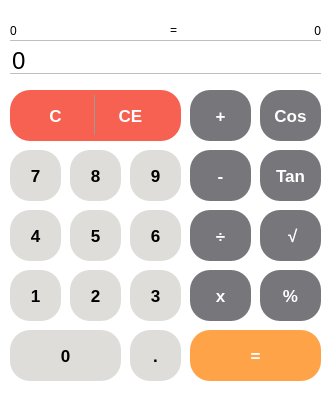
<?xml version="1.0" encoding="UTF-8"?>
<ui version="4.0">
 <class>MainWindow</class>
 <widget class="QMainWindow" name="MainWindow">
  <property name="windowModality">
   <enum>Qt::WindowModal</enum>
  </property>
  <property name="geometry">
   <rect>
    <x>0</x>
    <y>0</y>
    <width>336</width>
    <height>409</height>
   </rect>
  </property>
  <property name="sizePolicy">
   <sizepolicy hsizetype="Ignored" vsizetype="Ignored">
    <horstretch>0</horstretch>
    <verstretch>0</verstretch>
   </sizepolicy>
  </property>
  <property name="maximumSize">
   <size>
    <width>10000</width>
    <height>10000</height>
   </size>
  </property>
  <property name="windowTitle">
   <string>Calculator</string>
  </property>
  <property name="windowIcon">
   <iconset>
    <normaloff>:/icons/org.gnome.Calculator.svg</normaloff>:/icons/org.gnome.Calculator.svg</iconset>
  </property>
  <property name="styleSheet">
   <string notr="true">background-color: rgb(255, 255, 255);</string>
  </property>
  <widget class="QWidget" name="centralwidget">
   <widget class="QPushButton" name="boton_del">
    <property name="geometry">
     <rect>
      <x>10</x>
      <y>90</y>
      <width>91</width>
      <height>51</height>
     </rect>
    </property>
    <property name="font">
     <font>
      <family>Ubuntu</family>
      <pointsize>13</pointsize>
      <weight>63</weight>
      <italic>false</italic>
      <bold>true</bold>
     </font>
    </property>
    <property name="cursor">
     <cursorShape>PointingHandCursor</cursorShape>
    </property>
    <property name="toolTip">
     <string>Button[clear]</string>
    </property>
    <property name="styleSheet">
     <string notr="true">QPushButton{
	font: 500 13pt &quot;Ubuntu&quot;;
	background-color: rgb(246, 97, 81);
	color: rgb(255, 255, 255);
border-radius:20px;
}

QPushButton:hover{
	background-color: rgb(237, 51, 59);
}

QPushBotton:pressed{

	
	color: rgb(27, 0, 0);
}</string>
    </property>
    <property name="text">
     <string>C</string>
    </property>
    <property name="shortcut">
     <string>Backspace</string>
    </property>
   </widget>
   <widget class="QPushButton" name="boton_ce">
    <property name="geometry">
     <rect>
      <x>80</x>
      <y>90</y>
      <width>101</width>
      <height>51</height>
     </rect>
    </property>
    <property name="font">
     <font>
      <family>Ubuntu</family>
      <pointsize>13</pointsize>
      <weight>63</weight>
      <italic>false</italic>
      <bold>true</bold>
     </font>
    </property>
    <property name="cursor">
     <cursorShape>PointingHandCursor</cursorShape>
    </property>
    <property name="toolTip">
     <string>Button[clear all]</string>
    </property>
    <property name="styleSheet">
     <string notr="true">QPushButton{
	font: 500 13pt &quot;Ubuntu&quot;;
	background-color: rgb(246, 97, 81);
	color: rgb(255, 255, 255);
border-radius:20px;
}

QPushButton:hover{
	background-color: rgb(237, 51, 59);
}

QPushBotton:pressed{

	
	color: rgb(27, 0, 0);
}</string>
    </property>
    <property name="text">
     <string>CE</string>
    </property>
    <property name="shortcut">
     <string>Ctrl+Shift+Backspace</string>
    </property>
   </widget>
   <widget class="QPushButton" name="boton_plusMinus">
    <property name="geometry">
     <rect>
      <x>260</x>
      <y>150</y>
      <width>61</width>
      <height>51</height>
     </rect>
    </property>
    <property name="font">
     <font>
      <family>Ubuntu</family>
      <pointsize>13</pointsize>
      <weight>63</weight>
      <italic>false</italic>
      <bold>true</bold>
     </font>
    </property>
    <property name="cursor">
     <cursorShape>PointingHandCursor</cursorShape>
    </property>
    <property name="toolTip">
     <string>X al cuadrado[Ctrl + C]</string>
    </property>
    <property name="styleSheet">
     <string notr="true">QPushButton{
	font: 500 13pt &quot;Ubuntu&quot;;
	background-color: rgb(119, 118, 123);
	color: rgb(255, 255, 255);
border-radius:20px;
}

QPushButton:hover{
	background-color: rgb(94, 92, 100);
}

QPushBotton:pressed{

	
	color: rgb(27, 0, 0);
}</string>
    </property>
    <property name="text">
     <string>Tan</string>
    </property>
    <property name="shortcut">
     <string>Ctrl+C</string>
    </property>
   </widget>
   <widget class="QPushButton" name="boton_7">
    <property name="geometry">
     <rect>
      <x>10</x>
      <y>150</y>
      <width>51</width>
      <height>51</height>
     </rect>
    </property>
    <property name="font">
     <font>
      <family>Ubuntu</family>
      <pointsize>13</pointsize>
      <weight>63</weight>
      <italic>false</italic>
      <bold>true</bold>
     </font>
    </property>
    <property name="cursor">
     <cursorShape>PointingHandCursor</cursorShape>
    </property>
    <property name="toolTip">
     <string>Button[7]</string>
    </property>
    <property name="whatsThis">
     <string extracomment="button[7]"/>
    </property>
    <property name="accessibleName">
     <string extracomment="button[7]"/>
    </property>
    <property name="styleSheet">
     <string notr="true">QPushButton{
	font: 500 13pt &quot;Ubuntu&quot;;
	background-color: rgb(222, 221, 218);
	color: rgb(0, 0, 0);
border-radius:20px;
}

QPushButton:hover{
	background-color: rgb(192, 191, 188);
}

QPushBotton:pressed{

	
	color: rgb(27, 0, 0);
}</string>
    </property>
    <property name="text">
     <string>7</string>
    </property>
    <property name="shortcut">
     <string>7</string>
    </property>
   </widget>
   <widget class="QPushButton" name="boton_parD">
    <property name="geometry">
     <rect>
      <x>260</x>
      <y>90</y>
      <width>61</width>
      <height>51</height>
     </rect>
    </property>
    <property name="font">
     <font>
      <family>Ubuntu</family>
      <pointsize>13</pointsize>
      <weight>63</weight>
      <italic>false</italic>
      <bold>true</bold>
     </font>
    </property>
    <property name="cursor">
     <cursorShape>PointingHandCursor</cursorShape>
    </property>
    <property name="toolTip">
     <string>Fin del bloque [Ctrl + )]</string>
    </property>
    <property name="styleSheet">
     <string notr="true">QPushButton{
	font: 500 13pt &quot;Ubuntu&quot;;
	background-color: rgb(119, 118, 123);
	color: rgb(255, 255, 255);
border-radius:20px;
}

QPushButton:hover{
	background-color: rgb(94, 92, 100);
}

QPushBotton:pressed{

	
	color: rgb(27, 0, 0);
}</string>
    </property>
    <property name="text">
     <string>Cos</string>
    </property>
    <property name="shortcut">
     <string>Ctrl+9</string>
    </property>
   </widget>
   <widget class="QPushButton" name="boton_5">
    <property name="geometry">
     <rect>
      <x>70</x>
      <y>210</y>
      <width>51</width>
      <height>51</height>
     </rect>
    </property>
    <property name="font">
     <font>
      <family>Ubuntu</family>
      <pointsize>13</pointsize>
      <weight>63</weight>
      <italic>false</italic>
      <bold>true</bold>
     </font>
    </property>
    <property name="cursor">
     <cursorShape>PointingHandCursor</cursorShape>
    </property>
    <property name="toolTip">
     <string>Button[5]</string>
    </property>
    <property name="styleSheet">
     <string notr="true">QPushButton{
	font: 500 13pt &quot;Ubuntu&quot;;
	background-color: rgb(222, 221, 218);
	color: rgb(0, 0, 0);
border-radius:20px;
}

QPushButton:hover{
	background-color: rgb(192, 191, 188);
}

QPushBotton:pressed{

	
	color: rgb(27, 0, 0);
}</string>
    </property>
    <property name="text">
     <string>5</string>
    </property>
    <property name="shortcut">
     <string>5</string>
    </property>
   </widget>
   <widget class="QPushButton" name="boton_8">
    <property name="geometry">
     <rect>
      <x>70</x>
      <y>150</y>
      <width>51</width>
      <height>51</height>
     </rect>
    </property>
    <property name="font">
     <font>
      <family>Ubuntu</family>
      <pointsize>13</pointsize>
      <weight>63</weight>
      <italic>false</italic>
      <bold>true</bold>
     </font>
    </property>
    <property name="cursor">
     <cursorShape>PointingHandCursor</cursorShape>
    </property>
    <property name="toolTip">
     <string>Button[8]</string>
    </property>
    <property name="styleSheet">
     <string notr="true">QPushButton{
	font: 500 13pt &quot;Ubuntu&quot;;
	background-color: rgb(222, 221, 218);
	color: rgb(0, 0, 0);
border-radius:20px;
}

QPushButton:hover{
	background-color: rgb(192, 191, 188);
}

QPushBotton:pressed{

	
	color: rgb(27, 0, 0);
}</string>
    </property>
    <property name="text">
     <string>8</string>
    </property>
    <property name="shortcut">
     <string>8</string>
    </property>
   </widget>
   <widget class="QPushButton" name="boton_9">
    <property name="geometry">
     <rect>
      <x>130</x>
      <y>150</y>
      <width>51</width>
      <height>51</height>
     </rect>
    </property>
    <property name="font">
     <font>
      <family>Ubuntu</family>
      <pointsize>13</pointsize>
      <weight>63</weight>
      <italic>false</italic>
      <bold>true</bold>
     </font>
    </property>
    <property name="cursor">
     <cursorShape>PointingHandCursor</cursorShape>
    </property>
    <property name="toolTip">
     <string>Button[9]</string>
    </property>
    <property name="styleSheet">
     <string notr="true">QPushButton{
	font: 500 13pt &quot;Ubuntu&quot;;
	background-color: rgb(222, 221, 218);
	color: rgb(0, 0, 0);
border-radius:20px;
}

QPushButton:hover{
	background-color: rgb(192, 191, 188);
}

QPushBotton:pressed{

	
	color: rgb(27, 0, 0);
}</string>
    </property>
    <property name="text">
     <string>9</string>
    </property>
    <property name="shortcut">
     <string>9</string>
    </property>
   </widget>
   <widget class="QPushButton" name="boton_2">
    <property name="geometry">
     <rect>
      <x>70</x>
      <y>270</y>
      <width>51</width>
      <height>51</height>
     </rect>
    </property>
    <property name="font">
     <font>
      <family>Ubuntu</family>
      <pointsize>13</pointsize>
      <weight>63</weight>
      <italic>false</italic>
      <bold>true</bold>
     </font>
    </property>
    <property name="cursor">
     <cursorShape>PointingHandCursor</cursorShape>
    </property>
    <property name="toolTip">
     <string>Button[2]</string>
    </property>
    <property name="styleSheet">
     <string notr="true">QPushButton{
	font: 500 13pt &quot;Ubuntu&quot;;
	background-color: rgb(222, 221, 218);
	color: rgb(0, 0, 0);
border-radius:20px;
}

QPushButton:hover{
	background-color: rgb(192, 191, 188);
}

QPushBotton:pressed{

	
	color: rgb(27, 0, 0);
}</string>
    </property>
    <property name="text">
     <string>2</string>
    </property>
    <property name="shortcut">
     <string>2</string>
    </property>
   </widget>
   <widget class="QPushButton" name="boton_3">
    <property name="geometry">
     <rect>
      <x>130</x>
      <y>270</y>
      <width>51</width>
      <height>51</height>
     </rect>
    </property>
    <property name="font">
     <font>
      <family>Ubuntu</family>
      <pointsize>13</pointsize>
      <weight>63</weight>
      <italic>false</italic>
      <bold>true</bold>
     </font>
    </property>
    <property name="cursor">
     <cursorShape>PointingHandCursor</cursorShape>
    </property>
    <property name="toolTip">
     <string>Button[3]</string>
    </property>
    <property name="styleSheet">
     <string notr="true">QPushButton{
	font: 500 13pt &quot;Ubuntu&quot;;
	background-color: rgb(222, 221, 218);
	color: rgb(0, 0, 0);
border-radius:20px;
}

QPushButton:hover{
	background-color: rgb(192, 191, 188);
}

QPushBotton:pressed{

	
	color: rgb(27, 0, 0);
}</string>
    </property>
    <property name="text">
     <string>3</string>
    </property>
    <property name="shortcut">
     <string>3</string>
    </property>
   </widget>
   <widget class="QPushButton" name="boton_menos">
    <property name="geometry">
     <rect>
      <x>190</x>
      <y>150</y>
      <width>61</width>
      <height>51</height>
     </rect>
    </property>
    <property name="font">
     <font>
      <family>Ubuntu</family>
      <pointsize>13</pointsize>
      <weight>63</weight>
      <italic>false</italic>
      <bold>true</bold>
     </font>
    </property>
    <property name="cursor">
     <cursorShape>PointingHandCursor</cursorShape>
    </property>
    <property name="toolTip">
     <string>Restar [Ctrl + R]</string>
    </property>
    <property name="styleSheet">
     <string notr="true">QPushButton{
	font: 500 13pt &quot;Ubuntu&quot;;
	background-color: rgb(119, 118, 123);
	color: rgb(255, 255, 255);
border-radius:20px;
}

QPushButton:hover{
	background-color: rgb(94, 92, 100);
}

QPushBotton:pressed{

	
	color: rgb(27, 0, 0);
}</string>
    </property>
    <property name="text">
     <string>-</string>
    </property>
    <property name="shortcut">
     <string>Ctrl+R</string>
    </property>
   </widget>
   <widget class="QPushButton" name="boton_4">
    <property name="geometry">
     <rect>
      <x>10</x>
      <y>210</y>
      <width>51</width>
      <height>51</height>
     </rect>
    </property>
    <property name="font">
     <font>
      <family>Ubuntu</family>
      <pointsize>13</pointsize>
      <weight>63</weight>
      <italic>false</italic>
      <bold>true</bold>
     </font>
    </property>
    <property name="cursor">
     <cursorShape>PointingHandCursor</cursorShape>
    </property>
    <property name="toolTip">
     <string>Button[4]</string>
    </property>
    <property name="styleSheet">
     <string notr="true">QPushButton{
	font: 500 13pt &quot;Ubuntu&quot;;
	background-color: rgb(222, 221, 218);
	color: rgb(0, 0, 0);
border-radius:20px;
}

QPushButton:hover{
	background-color: rgb(192, 191, 188);
}

QPushBotton:pressed{

	
	color: rgb(27, 0, 0);
}</string>
    </property>
    <property name="text">
     <string>4</string>
    </property>
    <property name="shortcut">
     <string>4</string>
    </property>
   </widget>
   <widget class="QPushButton" name="boton_div">
    <property name="geometry">
     <rect>
      <x>190</x>
      <y>210</y>
      <width>61</width>
      <height>51</height>
     </rect>
    </property>
    <property name="font">
     <font>
      <family>Ubuntu</family>
      <pointsize>13</pointsize>
      <weight>63</weight>
      <italic>false</italic>
      <bold>true</bold>
     </font>
    </property>
    <property name="cursor">
     <cursorShape>PointingHandCursor</cursorShape>
    </property>
    <property name="toolTip">
     <string>Dividir [Ctrl + D]</string>
    </property>
    <property name="styleSheet">
     <string notr="true">QPushButton{
	font: 500 13pt &quot;Ubuntu&quot;;
	background-color: rgb(119, 118, 123);
	color: rgb(255, 255, 255);
border-radius:20px;
}

QPushButton:hover{
	background-color: rgb(94, 92, 100);
}

QPushBotton:pressed{

	
	color: rgb(27, 0, 0);
}</string>
    </property>
    <property name="text">
     <string>÷</string>
    </property>
    <property name="shortcut">
     <string>Ctrl+D</string>
    </property>
   </widget>
   <widget class="QPushButton" name="boton_parI">
    <property name="geometry">
     <rect>
      <x>260</x>
      <y>270</y>
      <width>61</width>
      <height>51</height>
     </rect>
    </property>
    <property name="font">
     <font>
      <family>Ubuntu</family>
      <pointsize>13</pointsize>
      <weight>63</weight>
      <italic>false</italic>
      <bold>true</bold>
     </font>
    </property>
    <property name="cursor">
     <cursorShape>PointingHandCursor</cursorShape>
    </property>
    <property name="toolTip">
     <string>Inicio del bloque [Ctrl + (]</string>
    </property>
    <property name="styleSheet">
     <string notr="true">QPushButton{
	font: 500 13pt &quot;Ubuntu&quot;;
	background-color: rgb(119, 118, 123);
	color: rgb(255, 255, 255);
border-radius:20px;
}

QPushButton:hover{
	background-color: rgb(94, 92, 100);
}

QPushBotton:pressed{

	
	color: rgb(27, 0, 0);
}</string>
    </property>
    <property name="text">
     <string>%</string>
    </property>
    <property name="shortcut">
     <string>Ctrl+8</string>
    </property>
   </widget>
   <widget class="QPushButton" name="boton_1">
    <property name="geometry">
     <rect>
      <x>10</x>
      <y>270</y>
      <width>51</width>
      <height>51</height>
     </rect>
    </property>
    <property name="sizePolicy">
     <sizepolicy hsizetype="Ignored" vsizetype="Ignored">
      <horstretch>0</horstretch>
      <verstretch>0</verstretch>
     </sizepolicy>
    </property>
    <property name="font">
     <font>
      <family>Ubuntu</family>
      <pointsize>13</pointsize>
      <weight>63</weight>
      <italic>false</italic>
      <bold>true</bold>
     </font>
    </property>
    <property name="cursor">
     <cursorShape>PointingHandCursor</cursorShape>
    </property>
    <property name="toolTip">
     <string>Button[1]</string>
    </property>
    <property name="styleSheet">
     <string notr="true">QPushButton{
	font: 500 13pt &quot;Ubuntu&quot;;
	background-color: rgb(222, 221, 218);
	color: rgb(0, 0, 0);
border-radius:20px;
}

QPushButton:hover{
	background-color: rgb(192, 191, 188);
}

QPushBotton:pressed{

	
	color: rgb(27, 0, 0);
}</string>
    </property>
    <property name="text">
     <string>1</string>
    </property>
    <property name="shortcut">
     <string>1</string>
    </property>
   </widget>
   <widget class="QPushButton" name="boton_6">
    <property name="geometry">
     <rect>
      <x>130</x>
      <y>210</y>
      <width>51</width>
      <height>51</height>
     </rect>
    </property>
    <property name="font">
     <font>
      <family>Ubuntu</family>
      <pointsize>13</pointsize>
      <weight>63</weight>
      <italic>false</italic>
      <bold>true</bold>
     </font>
    </property>
    <property name="cursor">
     <cursorShape>PointingHandCursor</cursorShape>
    </property>
    <property name="toolTip">
     <string>Button[6]</string>
    </property>
    <property name="styleSheet">
     <string notr="true">QPushButton{
	font: 500 13pt &quot;Ubuntu&quot;;
	background-color: rgb(222, 221, 218);
	color: rgb(0, 0, 0);
border-radius:20px;
}
QPushButton:hover{
	background-color: rgb(192, 191, 188);
}
QPushBotton:pressed{
	background-color: rgb(224, 27, 36);
}</string>
    </property>
    <property name="text">
     <string>6</string>
    </property>
    <property name="shortcut">
     <string>6</string>
    </property>
   </widget>
   <widget class="QPushButton" name="boton_multi">
    <property name="geometry">
     <rect>
      <x>190</x>
      <y>270</y>
      <width>61</width>
      <height>51</height>
     </rect>
    </property>
    <property name="font">
     <font>
      <family>Ubuntu</family>
      <pointsize>13</pointsize>
      <weight>63</weight>
      <italic>false</italic>
      <bold>true</bold>
     </font>
    </property>
    <property name="cursor">
     <cursorShape>PointingHandCursor</cursorShape>
    </property>
    <property name="toolTip">
     <string>Multiplicar [Ctrl + X]</string>
    </property>
    <property name="styleSheet">
     <string notr="true">QPushButton{
	font: 500 13pt &quot;Ubuntu&quot;;
	background-color: rgb(119, 118, 123);
	color: rgb(255, 255, 255);
border-radius:20px;
}

QPushButton:hover{
	background-color: rgb(94, 92, 100);
}

QPushBotton:pressed{

	
	color: rgb(27, 0, 0);
}</string>
    </property>
    <property name="text">
     <string>x</string>
    </property>
    <property name="shortcut">
     <string>Ctrl+X</string>
    </property>
   </widget>
   <widget class="QPushButton" name="boton_igual">
    <property name="geometry">
     <rect>
      <x>190</x>
      <y>330</y>
      <width>131</width>
      <height>51</height>
     </rect>
    </property>
    <property name="font">
     <font>
      <family>Ubuntu</family>
      <pointsize>13</pointsize>
      <weight>63</weight>
      <italic>false</italic>
      <bold>true</bold>
     </font>
    </property>
    <property name="cursor">
     <cursorShape>PointingHandCursor</cursorShape>
    </property>
    <property name="toolTip">
     <string>Button[equal]</string>
    </property>
    <property name="styleSheet">
     <string notr="true">QPushButton{
	font: 500 13pt &quot;Ubuntu&quot;;
	background-color: rgb(255, 163, 72);
	color: rgb(255, 255, 255);
border-radius:20px;
}

QPushButton:hover{
	background-color: rgb(224, 151, 16);
}

QPushBotton:pressed{

	
	color: rgb(27, 0, 0);
}</string>
    </property>
    <property name="text">
     <string>=</string>
    </property>
    <property name="shortcut">
     <string>Return</string>
    </property>
   </widget>
   <widget class="QPushButton" name="boton_0">
    <property name="geometry">
     <rect>
      <x>10</x>
      <y>330</y>
      <width>111</width>
      <height>51</height>
     </rect>
    </property>
    <property name="font">
     <font>
      <family>Ubuntu</family>
      <pointsize>13</pointsize>
      <weight>63</weight>
      <italic>false</italic>
      <bold>true</bold>
     </font>
    </property>
    <property name="cursor">
     <cursorShape>PointingHandCursor</cursorShape>
    </property>
    <property name="toolTip">
     <string>Button[0]</string>
    </property>
    <property name="styleSheet">
     <string notr="true">QPushButton{
	font: 500 13pt &quot;Ubuntu&quot;;
	background-color: rgb(222, 221, 218);
	color: rgb(0, 0, 0);
border-radius:20px;
}

QPushButton:hover{
	background-color: rgb(192, 191, 188);
}

QPushBotton:pressed{

	
	color: rgb(27, 0, 0);
}</string>
    </property>
    <property name="text">
     <string>0</string>
    </property>
    <property name="shortcut">
     <string>0</string>
    </property>
   </widget>
   <widget class="QPushButton" name="boton_punto">
    <property name="geometry">
     <rect>
      <x>130</x>
      <y>330</y>
      <width>51</width>
      <height>51</height>
     </rect>
    </property>
    <property name="font">
     <font>
      <family>Ubuntu</family>
      <pointsize>13</pointsize>
      <weight>63</weight>
      <italic>false</italic>
      <bold>true</bold>
     </font>
    </property>
    <property name="cursor">
     <cursorShape>PointingHandCursor</cursorShape>
    </property>
    <property name="toolTip">
     <string>Button[.]</string>
    </property>
    <property name="styleSheet">
     <string notr="true">QPushButton{
	font: 500 13pt &quot;Ubuntu&quot;;
	background-color: rgb(222, 221, 218);
	color: rgb(0, 0, 0);
border-radius:20px;
}

QPushButton:hover{
	background-color: rgb(192, 191, 188);
}

QPushBotton:pressed{

	
	color: rgb(27, 0, 0);
}</string>
    </property>
    <property name="text">
     <string>.</string>
    </property>
    <property name="shortcut">
     <string>.</string>
    </property>
   </widget>
   <widget class="QLabel" name="line_ac">
    <property name="geometry">
     <rect>
      <x>94</x>
      <y>95</y>
      <width>1</width>
      <height>40</height>
     </rect>
    </property>
    <property name="contextMenuPolicy">
     <enum>Qt::DefaultContextMenu</enum>
    </property>
    <property name="styleSheet">
     <string notr="true">background-color: rgb(154, 153, 150);</string>
    </property>
    <property name="text">
     <string/>
    </property>
   </widget>
   <widget class="QPushButton" name="boton_ac_c">
    <property name="geometry">
     <rect>
      <x>74</x>
      <y>90</y>
      <width>41</width>
      <height>51</height>
     </rect>
    </property>
    <property name="styleSheet">
     <string notr="true">QPushButton{
	background-color: rgb(246, 97, 81);
	border:none;
}
</string>
    </property>
    <property name="text">
     <string/>
    </property>
   </widget>
   <widget class="QLabel" name="line_show_result">
    <property name="geometry">
     <rect>
      <x>10</x>
      <y>73</y>
      <width>311</width>
      <height>1</height>
     </rect>
    </property>
    <property name="styleSheet">
     <string notr="true">background-color: rgb(192, 191, 188);</string>
    </property>
    <property name="text">
     <string/>
    </property>
   </widget>
   <widget class="QPushButton" name="boton_mas">
    <property name="geometry">
     <rect>
      <x>190</x>
      <y>90</y>
      <width>61</width>
      <height>51</height>
     </rect>
    </property>
    <property name="font">
     <font>
      <family>Ubuntu</family>
      <pointsize>13</pointsize>
      <weight>63</weight>
      <italic>false</italic>
      <bold>true</bold>
     </font>
    </property>
    <property name="cursor">
     <cursorShape>PointingHandCursor</cursorShape>
    </property>
    <property name="toolTip">
     <string>Sumar [Ctrl + S]</string>
    </property>
    <property name="styleSheet">
     <string notr="true">QPushButton{
	font: 500 13pt &quot;Ubuntu&quot;;
	
	
	background-color: rgb(119, 118, 123);
	color: rgb(255, 255, 255);
border-radius:20px;
}

QPushButton:hover{
	background-color: rgb(94, 92, 100);
}

QPushBotton:pressed{

	
	color: rgb(27, 0, 0);
}</string>
    </property>
    <property name="text">
     <string>+</string>
    </property>
    <property name="shortcut">
     <string>Ctrl+S</string>
    </property>
   </widget>
   <widget class="QPushButton" name="boton_porcent">
    <property name="geometry">
     <rect>
      <x>260</x>
      <y>210</y>
      <width>61</width>
      <height>51</height>
     </rect>
    </property>
    <property name="font">
     <font>
      <family>Ubuntu</family>
      <pointsize>13</pointsize>
      <weight>63</weight>
      <italic>false</italic>
      <bold>true</bold>
     </font>
    </property>
    <property name="cursor">
     <cursorShape>PointingHandCursor</cursorShape>
    </property>
    <property name="toolTip">
     <string>Raiz [Ctrl +Z ]</string>
    </property>
    <property name="styleSheet">
     <string notr="true">QPushButton{
	font: 500 13pt &quot;Ubuntu&quot;;
	background-color: rgb(119, 118, 123);
	color: rgb(255, 255, 255);
border-radius:20px;
}

QPushButton:hover{
	background-color: rgb(94, 92, 100);
}

QPushBotton:pressed{

	
	color: rgb(27, 0, 0);
}</string>
    </property>
    <property name="text">
     <string> √</string>
    </property>
    <property name="shortcut">
     <string>Ctrl+Z</string>
    </property>
   </widget>
   <widget class="QLineEdit" name="show_result">
    <property name="geometry">
     <rect>
      <x>10</x>
      <y>50</y>
      <width>311</width>
      <height>21</height>
     </rect>
    </property>
    <property name="font">
     <font>
      <pointsize>18</pointsize>
      <weight>50</weight>
      <italic>false</italic>
      <bold>false</bold>
      <underline>false</underline>
      <strikeout>false</strikeout>
     </font>
    </property>
    <property name="styleSheet">
     <string notr="true">border:none;
background-color: rgb(255, 255, 255);
color: rgb(0, 0, 0);</string>
    </property>
    <property name="text">
     <string>0</string>
    </property>
    <property name="readOnly">
     <bool>true</bool>
    </property>
   </widget>
   <widget class="QLabel" name="ui_result">
    <property name="geometry">
     <rect>
      <x>190</x>
      <y>20</y>
      <width>131</width>
      <height>21</height>
     </rect>
    </property>
    <property name="cursor">
     <cursorShape>ForbiddenCursor</cursorShape>
    </property>
    <property name="toolTip">
     <string>&lt;html&gt;&lt;head/&gt;&lt;body&gt;&lt;p align=&quot;right&quot;&gt;&lt;br/&gt;&lt;/p&gt;&lt;/body&gt;&lt;/html&gt;</string>
    </property>
    <property name="toolTipDuration">
     <number>0</number>
    </property>
    <property name="whatsThis">
     <string>&lt;html&gt;&lt;head/&gt;&lt;body&gt;&lt;p align=&quot;right&quot;&gt;0&lt;/p&gt;&lt;/body&gt;&lt;/html&gt;</string>
    </property>
    <property name="layoutDirection">
     <enum>Qt::LeftToRight</enum>
    </property>
    <property name="styleSheet">
     <string notr="true">border:none;
font: 500 12pt &quot;Ubuntu&quot;;</string>
    </property>
    <property name="text">
     <string>0</string>
    </property>
    <property name="alignment">
     <set>Qt::AlignRight|Qt::AlignTrailing|Qt::AlignVCenter</set>
    </property>
   </widget>
   <widget class="QLabel" name="ui_operation">
    <property name="geometry">
     <rect>
      <x>10</x>
      <y>20</y>
      <width>151</width>
      <height>21</height>
     </rect>
    </property>
    <property name="cursor">
     <cursorShape>ForbiddenCursor</cursorShape>
    </property>
    <property name="styleSheet">
     <string notr="true">font: 13pt &quot;Ubuntu&quot;;
border:none;</string>
    </property>
    <property name="text">
     <string>0</string>
    </property>
   </widget>
   <widget class="QLabel" name="equal">
    <property name="geometry">
     <rect>
      <x>170</x>
      <y>19</y>
      <width>21</width>
      <height>21</height>
     </rect>
    </property>
    <property name="cursor">
     <cursorShape>ForbiddenCursor</cursorShape>
    </property>
    <property name="styleSheet">
     <string notr="true">font: 15pt &quot;Ubuntu&quot;;</string>
    </property>
    <property name="text">
     <string>=</string>
    </property>
   </widget>
   <widget class="QLabel" name="line_op_result">
    <property name="geometry">
     <rect>
      <x>10</x>
      <y>40</y>
      <width>311</width>
      <height>1</height>
     </rect>
    </property>
    <property name="styleSheet">
     <string notr="true">background-color: rgb(192, 191, 188);</string>
    </property>
    <property name="text">
     <string/>
    </property>
   </widget>
   <zorder>boton_ce</zorder>
   <zorder>boton_plusMinus</zorder>
   <zorder>boton_7</zorder>
   <zorder>boton_parD</zorder>
   <zorder>boton_5</zorder>
   <zorder>boton_8</zorder>
   <zorder>boton_9</zorder>
   <zorder>boton_2</zorder>
   <zorder>boton_3</zorder>
   <zorder>boton_menos</zorder>
   <zorder>boton_4</zorder>
   <zorder>boton_div</zorder>
   <zorder>boton_parI</zorder>
   <zorder>boton_1</zorder>
   <zorder>boton_6</zorder>
   <zorder>boton_multi</zorder>
   <zorder>boton_igual</zorder>
   <zorder>boton_0</zorder>
   <zorder>boton_punto</zorder>
   <zorder>boton_del</zorder>
   <zorder>boton_ac_c</zorder>
   <zorder>line_ac</zorder>
   <zorder>boton_mas</zorder>
   <zorder>boton_porcent</zorder>
   <zorder>show_result</zorder>
   <zorder>ui_result</zorder>
   <zorder>ui_operation</zorder>
   <zorder>equal</zorder>
   <zorder>line_op_result</zorder>
   <zorder>line_show_result</zorder>
  </widget>
  <widget class="QStatusBar" name="statusbar"/>
 </widget>
 <resources/>
 <connections/>
</ui>
